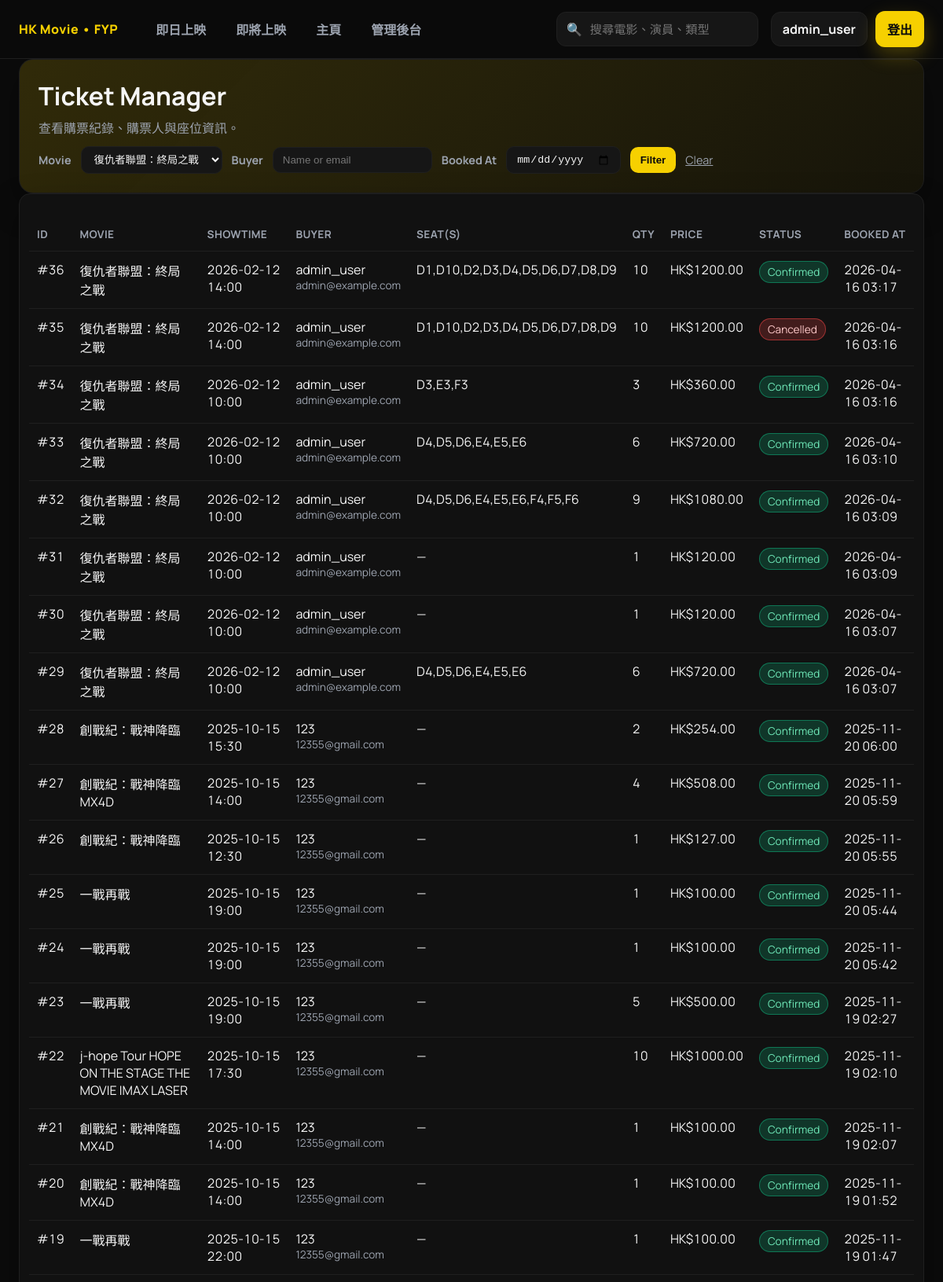
Page /admin/tickets (signed in, upper part) on the committed database.
### app/models.py (models this page shows, shortened)
class User(UserMixin, db.Model):
    id = db.Column(db.Integer, primary_key=True)
    username = db.Column(db.String(64), index=True, unique=True, nullable=False)
    email = db.Column(db.String(120), index=True, unique=True, nullable=False)
    password_hash = db.Column(db.String(128))
    is_admin = db.Column(db.Boolean, default=False)  # Ensure this line exists
    date_joined = db.Column(db.DateTime, default=datetime.utcnow)
    points = db.Column(db.Integer, default=0)  # Member points for rewards
    vip_type = db.Column(db.String(20), nullable=True)  # 'monthly', 'yearly', or None
    vip_expiry = db.Column(db.DateTime, nullable=True)  # VIP expiration date
    auto_renew_vip = db.Column(db.Boolean, default=False)  # Auto-renew VIP membership

class Ticket(db.Model):
    id = db.Column(db.Integer, primary_key=True)
    user_id = db.Column(db.Integer, db.ForeignKey('user.id'), nullable=False)
    movie_id = db.Column(db.Integer, nullable=False)
    movie_title = db.Column(db.String(128), nullable=False)
    showtime = db.Column(db.String(64), nullable=False)
    seats = db.Column(db.Integer, nullable=False)
    seat_numbers = db.Column(db.String(256), nullable=True)  # Store selected seat IDs like "A1,A2,B3"
    total_price = db.Column(db.Float, nullable=False)
    original_price = db.Column(db.Float, nullable=True)  # Price before discount
    discount_amount = db.Column(db.Float, default=0)  # Discount applied
    coupon_code = db.Column(db.String(64), nullable=True)  # Coupon code used
    customer_name = db.Column(db.String(64), nullable=False)
    customer_email = db.Column(db.String(120), nullable=False)
    booking_date = db.Column(db.DateTime, default=datetime.utcnow)
    status = db.Column(db.String(20), default='confirmed')  # confirmed, cancelled, completed
    user = db.relationship('User', backref='tickets')

### app/routes.py (the view, shortened to what this page needs)
@app.route('/admin/tickets')
@login_required
def admin_tickets():
    if not current_user.is_admin:
        flash('You do not have admin access!')
        return redirect(url_for('index'))
    movie_id = request.args.get('movie_id', type=int)
    buyer_query = (request.args.get('buyer') or '').strip()
    booked_date_raw = (request.args.get('booked_at') or '').strip()
    tickets_query = Ticket.query
    if movie_id:
        tickets_query = tickets_query.filter_by(movie_id=movie_id)
    if buyer_query:
        buyer_like = f"%{buyer_query}%"
        tickets_query = tickets_query.filter(
            (Ticket.customer_name.ilike(buyer_like)) |
            (Ticket.customer_email.ilike(buyer_like))
        )
    tickets = tickets_query.order_by(Ticket.booking_date.desc()).all()
    movie_rows = Movie.query.order_by(Movie.title.asc()).all()
    movie_options = [{'id': movie.id, 'title': movie.title} for movie in movie_rows]
    movie_ids = {movie['id'] for movie in movie_options}
    ticket_movie_rows = (
        db.session.query(Ticket.movie_id, Ticket.movie_title)
        .filter(Ticket.movie_id.isnot(None))
        .distinct()
        .all()
    )
    for movie_id, movie_title in ticket_movie_rows:
        if movie_id not in movie_ids and movie_title:
            movie_options.append({'id': movie_id, 'title': movie_title})
    movie_options.sort(key=lambda item: (item['title'] or '').lower())
    return render_template(
        'admin_tickets.html.j2',
        tickets=tickets,
        movies=movie_options,
        selected_movie_id=movie_id,
        buyer_query=buyer_query,
        booked_date=booked_date_raw,
    )

### app/models.py (called while the page is built)
@login.user_loader
def load_user(id):
    return User.query.get(int(id))

### app/templates/admin_tickets.html.j2 (shortened to what this page needs)
{% extends "base.html.j2" %}
{% block content %}
<div class="container py-5">
    <div class="ticket-hero">
        <h1>Ticket Manager</h1>
        <p>查看購票紀錄、購票人與座位資訊。</p>
        <form class="filter-row" method="get" action="{{ url_for('admin_tickets') }}">
            <label for="movie_id">Movie</label>
            <select name="movie_id" id="movie_id">
                {% for movie in movies %}
                    <option value="{{ movie.id }}"{% if selected_movie_id == movie.id %} selected{% endif %}>{{ movie.title }}</option>
                {% endfor %}
            </select>
            <label for="buyer">Buyer</label>
            <input type="text" name="buyer" id="buyer" value="{{ buyer_query }}" placeholder="Name or email">
            <label for="booked_at">Booked At</label>
            <input type="date" name="booked_at" id="booked_at" value="{{ booked_date }}">
            <button type="submit">Filter</button>
            {% if selected_movie_id or buyer_query or booked_date %}
                <a href="{{ url_for('admin_tickets') }}">Clear</a>
            {% endif %}
        </form>
    </div>
    <div class="ticket-card">
        <table class="ticket-table">
            <thead>
                <tr>
                    <th>ID</th>
                    <th>Movie</th>
                    <th>Showtime</th>
                    <th>Buyer</th>
                    <th>Seat(s)</th>
                    <th>Qty</th>
                    <th>Price</th>
                    <th>Status</th>
                    <th>Booked At</th>
                </tr>
            </thead>
            <tbody>
                {% for ticket in tickets %}
                <tr>
                    <td class="mono">#{{ ticket.id }}</td>
                    <td>{{ ticket.movie_title }}</td>
                    <td class="mono">{{ ticket.showtime }}</td>
                    <td>
                        <div>{{ ticket.user.username if ticket.user else ticket.customer_name }}</div>
                        <div style="color: var(--muted); font-size: 0.85rem;">{{ ticket.customer_email }}</div>
                    </td>
                    <td class="mono">{{ ticket.seat_numbers or '—' }}</td>
                    <td class="mono">{{ ticket.seats }}</td>
                    <td class="mono">HK${{ '%.2f'|format(ticket.total_price) }}</td>
                    <td>
                        {% if ticket.status == 'confirmed' %}
                            <span class="ticket-pill success">Confirmed</span>
                        {% elif ticket.status == 'cancelled' %}
                            <span class="ticket-pill cancelled">Cancelled</span>
                        {% else %}
                            <span class="ticket-pill">{{ ticket.status }}</span>
                        {% endif %}
                    </td>
                    <td class="mono">{{ ticket.booking_date.strftime('%Y-%m-%d %H:%M') if ticket.booking_date else '—' }}</td>
                </tr>
                {% else %}
                <tr>
                    <td colspan="9" style="text-align:center; color: var(--muted); padding: 20px;">No tickets yet.</td>
                </tr>
                {% endfor %}
            </tbody>
        </table>
    </div>
</div>
{% endblock %}

### app/templates/base.html.j2 (shortened to what this page needs)
<!DOCTYPE html>
<html lang="zh-HK">
<head>
</head>
<body>
    <header class="navbar">
        <div class="nav-inner">
            <div class="brand">HK Movie • FYP</div>
            <div class="nav-links">
                <a class="nav-link{% if request.endpoint == 'cinema_index' %} active{% endif %}" href="{{ url_for('cinema_index') }}">即日上映</a>
                <a class="nav-link{% if request.endpoint == 'cinema_coming_soon' %} active{% endif %}" href="{{ url_for('cinema_coming_soon') }}">即將上映</a>
                <a class="nav-link" href="{{ url_for('index') }}">主頁</a>
                {% if current_user.is_authenticated and current_user.is_admin %}
                <a class="nav-link{% if request.endpoint == 'admin_console' %} active{% endif %}" href="{{ url_for('admin_console') }}">管理後台</a>
                {% endif %}
            </div>
            <div class="nav-search">
                <span style="color: var(--muted); font-weight: 700;">🔍</span>
                <input type="search" placeholder="搜尋電影、演員、類型" aria-label="搜尋電影">
            </div>
            <div class="nav-auth">
                {% if current_user.is_authenticated %}
                    <a class="btn btn-ghost" href="{{ url_for('profile') }}">{{ current_user.username }}</a>
                    <a class="btn btn-primary" href="{{ url_for('logout') }}">登出</a>
                {% else %}
                    <a class="btn btn-ghost" href="{{ url_for('login') }}">登入</a>
                    <a class="btn btn-primary" href="{{ url_for('register') }}">註冊</a>
                {% endif %}
            </div>
        </div>
    </header>
    <div class="page-shell">
        {% block content %}{% endblock %}
    </div>
</body>
</html>

### app/templates/base.html.j2 (style rules this page uses)
:root { --bg: #0b0b0b; --panel: #111111; --panel-2: #161616; --text: #f5f5f5; --muted: #9ca3af; --primary: #f6d000; --accent: #ffd83a; --danger: #ff4d4f; --border: #1f1f1f; --card-radius: 14px; --shadow: 0 18px 40px rgba(0,0,0,0.35); }
* { box-sizing: border-box; }
body { margin: 0; background: var(--bg); color: var(--text); font-family: 'Manrope', 'Segoe UI', sans-serif; }
a { color: inherit; text-decoration: none; }
.page-shell { max-width: 1400px; margin: 0 auto; padding: 0 24px 48px; }
header.navbar { position: sticky; top: 0; z-index: 20; background: rgba(11,11,11,0.92); backdrop-filter: blur(10px); border-bottom: 1px solid var(--border); }
.nav-inner { max-width: 1400px; margin: 0 auto; display: flex; align-items: center; justify-content: space-between; padding: 14px 24px; gap: 16px; }
.brand { display: flex; align-items: center; gap: 10px; font-weight: 800; letter-spacing: 0.5px; color: var(--primary); }
.nav-links { display: flex; gap: 14px; align-items: center; flex: 1; margin-left: 20px; }
.nav-link { padding: 8px 12px; border-radius: 10px; color: var(--muted); font-weight: 600; transition: color 0.2s ease, background 0.2s ease; }
.nav-search { display: flex; align-items: center; gap: 8px; background: var(--panel-2); border: 1px solid var(--border); border-radius: 12px; padding: 10px 12px; min-width: 240px; }
.nav-search input { background: transparent; border: none; outline: none; color: var(--text); width: 100%; font-size: 0.95rem; }
.nav-auth { display: flex; gap: 10px; align-items: center; }
.btn { display: inline-flex; align-items: center; justify-content: center; gap: 6px; padding: 10px 14px; border-radius: 12px; border: 1px solid transparent; font-weight: 700; cursor: pointer; transition: transform 0.15s ease, box-shadow 0.2s ease, background 0.2s ease, border-color 0.2s ease; }
.btn-primary { background: var(--primary); color: #0b0b0b; box-shadow: 0 10px 25px rgba(246,208,0,0.25); }
.btn-ghost { background: var(--panel-2); color: var(--text); border-color: var(--border); }

### app/templates/admin_tickets.html.j2 (style rules this page uses)
.ticket-hero { background: linear-gradient(135deg, rgba(246,208,0,0.16), rgba(246,208,0,0.05)); border: 1px solid var(--border); border-radius: 18px; padding: 24px; box-shadow: var(--shadow); }
.ticket-hero h1 { margin: 0 0 6px 0; }
.ticket-hero p { margin: 0; color: var(--muted); }
.filter-row { display: flex; flex-wrap: wrap; gap: 12px; align-items: center; margin-top: 12px; }
.filter-row label { color: var(--muted); font-weight: 700; font-size: 0.9rem; }
.filter-row select, .filter-row input { padding: 8px 12px; border-radius: 10px; border: 1px solid var(--border); background: var(--panel-2); color: var(--text); }
.filter-row button { padding: 8px 12px; border-radius: 10px; border: 1px solid transparent; background: var(--primary); color: #0b0b0b; font-weight: 700; cursor: pointer; }
.filter-row a { color: var(--muted); text-decoration: underline; font-size: 0.9rem; }
.ticket-table { width: 100%; border-collapse: collapse; margin-top: 18px; }
.ticket-table th, .ticket-table td { padding: 12px 10px; border-bottom: 1px solid var(--border); text-align: left; vertical-align: top; }
.ticket-table th { color: var(--muted); font-size: 0.85rem; text-transform: uppercase; letter-spacing: 0.4px; }
.ticket-card { background: var(--panel); border: 1px solid var(--border); border-radius: 14px; padding: 12px; box-shadow: var(--shadow); overflow-x: auto; }
.ticket-pill { display: inline-flex; align-items: center; gap: 6px; padding: 4px 10px; border-radius: 999px; background: var(--panel-2); color: var(--muted); font-size: 0.85rem; }
.ticket-pill.success { background: rgba(16,185,129,0.22); color: #6ee7b7; border: 1px solid rgba(16,185,129,0.5); }
.ticket-pill.cancelled { background: rgba(239,68,68,0.22); color: #fecaca; border: 1px solid rgba(239,68,68,0.55); }
.mono { font-variant-numeric: tabular-nums; }

### rows in the picture
User: username "admin_user"
Ticket: id "36", movie_title "復仇者聯盟：終局之戰", showtime "2026-02-12 14:00", user "admin_user", customer_email "admin@example.com", seat_numbers "D1,D10,D2,D3,D4,D5,D6,D7,D8,D9", seats "10", total_price "1200.00", status "Confirmed", booking_date "2026-04-16 03:17"
Ticket: id "35", movie_title "復仇者聯盟：終局之戰", showtime "2026-02-12 14:00", user "admin_user", customer_email "admin@example.com", seat_numbers "D1,D10,D2,D3,D4,D5,D6,D7,D8,D9", seats "10", total_price "1200.00", status "Cancelled", booking_date "2026-04-16 03:16"
Ticket: id "34", movie_title "復仇者聯盟：終局之戰", showtime "2026-02-12 10:00", user "admin_user", customer_email "admin@example.com", seat_numbers "D3,E3,F3", seats "3", total_price "360.00", status "Confirmed", booking_date "2026-04-16 03:16"
Ticket: id "33", movie_title "復仇者聯盟：終局之戰", showtime "2026-02-12 10:00", user "admin_user", customer_email "admin@example.com", seat_numbers "D4,D5,D6,E4,E5,E6", seats "6", total_price "720.00", status "Confirmed", booking_date "2026-04-16 03:10"
Ticket: id "32", movie_title "復仇者聯盟：終局之戰", showtime "2026-02-12 10:00", user "admin_user", customer_email "admin@example.com", seat_numbers "D4,D5,D6,E4,E5,E6,F4,F5,F6", seats "9", total_price "1080.00", status "Confirmed", booking_date "2026-04-16 03:09"
Ticket: id "31", movie_title "復仇者聯盟：終局之戰", showtime "2026-02-12 10:00", user "admin_user", customer_email "admin@example.com", seat_numbers "—", seats "1", total_price "120.00", status "Confirmed", booking_date "2026-04-16 03:09"
Ticket: id "30", movie_title "復仇者聯盟：終局之戰", showtime "2026-02-12 10:00", user "admin_user", customer_email "admin@example.com", seat_numbers "—", seats "1", total_price "120.00", status "Confirmed", booking_date "2026-04-16 03:07"
Ticket: id "29", movie_title "復仇者聯盟：終局之戰", showtime "2026-02-12 10:00", user "admin_user", customer_email "admin@example.com", seat_numbers "D4,D5,D6,E4,E5,E6", seats "6", total_price "720.00", status "Confirmed", booking_date "2026-04-16 03:07"
Ticket: id "28", movie_title "創戰紀：戰神降臨", showtime "2025-10-15 15:30", user "123", customer_email "12355@gmail.com", seat_numbers "—", seats "2", total_price "254.00", status "Confirmed", booking_date "2025-11-20 06:00"
Ticket: id "27", movie_title "創戰紀：戰神降臨 MX4D", showtime "2025-10-15 14:00", user "123", customer_email "12355@gmail.com", seat_numbers "—", seats "4", total_price "508.00", status "Confirmed", booking_date "2025-11-20 05:59"
Ticket: id "26", movie_title "創戰紀：戰神降臨", showtime "2025-10-15 12:30", user "123", customer_email "12355@gmail.com", seat_numbers "—", seats "1", total_price "127.00", status "Confirmed", booking_date "2025-11-20 05:55"
Ticket: id "25", movie_title "一戰再戰", showtime "2025-10-15 19:00", user "123", customer_email "12355@gmail.com", seat_numbers "—", seats "1", total_price "100.00", status "Confirmed", booking_date "2025-11-20 05:44"
Ticket: id "24", movie_title "一戰再戰", showtime "2025-10-15 19:00", user "123", customer_email "12355@gmail.com", seat_numbers "—", seats "1", total_price "100.00", status "Confirmed", booking_date "2025-11-20 05:42"
Ticket: id "23", movie_title "一戰再戰", showtime "2025-10-15 19:00", user "123", customer_email "12355@gmail.com", seat_numbers "—", seats "5", total_price "500.00", status "Confirmed", booking_date "2025-11-19 02:27"
Ticket: id "22", movie_title "j-hope Tour HOPE ON THE STAGE THE MOVIE IMAX LASER", showtime "2025-10-15 17:30", user "123", customer_email "12355@gmail.com", seat_numbers "—", seats "10", total_price "1000.00", status "Confirmed", booking_date "2025-11-19 02:10"
Ticket: id "21", movie_title "創戰紀：戰神降臨 MX4D", showtime "2025-10-15 14:00", user "123", customer_email "12355@gmail.com", seat_numbers "—", seats "1", total_price "100.00", status "Confirmed", booking_date "2025-11-19 02:07"
Ticket: id "20", movie_title "創戰紀：戰神降臨 MX4D", showtime "2025-10-15 14:00", user "123", customer_email "12355@gmail.com", seat_numbers "—", seats "1", total_price "100.00", status "Confirmed", booking_date "2025-11-19 01:52"
Ticket: id "19", movie_title "一戰再戰", showtime "2025-10-15 22:00", user "123", customer_email "12355@gmail.com", seat_numbers "—", seats "1", total_price "100.00", status "Confirmed", booking_date "2025-11-19 01:47"

### other values in the picture
form field movie_id "復仇者聯盟：終局之戰"
